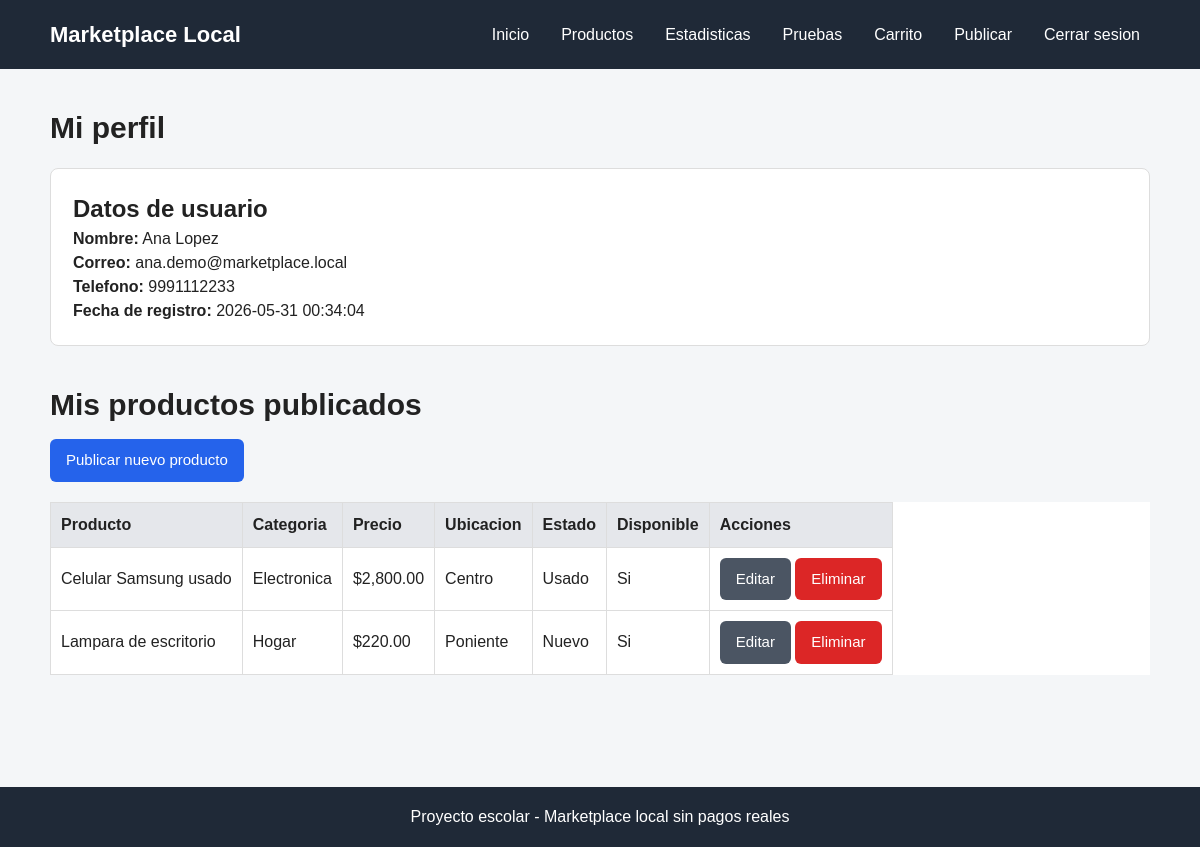
The app's page /perfil.php (signed in) with its own data.
### tables this page shows
CREATE TABLE usuarios (
    id_usuario INT AUTO_INCREMENT PRIMARY KEY,
    nombre VARCHAR(100) NOT NULL,
    correo VARCHAR(100) NOT NULL UNIQUE,
    password VARCHAR(255) NOT NULL,
    telefono VARCHAR(20),
    fecha_registro TIMESTAMP DEFAULT CURRENT_TIMESTAMP
);

CREATE TABLE productos (
    id_producto INT AUTO_INCREMENT PRIMARY KEY,
    id_usuario INT NOT NULL,
    id_categoria INT NOT NULL,
    nombre VARCHAR(120) NOT NULL,
    descripcion TEXT NOT NULL,
    precio DECIMAL(10,2) NOT NULL,
    ubicacion VARCHAR(120) NOT NULL,
    estado ENUM('Nuevo', 'Usado') NOT NULL,
    imagen VARCHAR(255),
    disponible TINYINT(1) DEFAULT 1,
    fecha_publicacion TIMESTAMP DEFAULT CURRENT_TIMESTAMP,
    FOREIGN KEY (id_usuario) REFERENCES usuarios(id_usuario)
        ON DELETE CASCADE,
    FOREIGN KEY (id_categoria) REFERENCES categorias(id_categoria)
        ON DELETE RESTRICT
);

CREATE TABLE categorias (
    id_categoria INT AUTO_INCREMENT PRIMARY KEY,
    nombre VARCHAR(80) NOT NULL
);

### perfil.php (the view, shortened to what this page needs)
<?php
require_once "conexion.php";
$id_usuario = $_SESSION["id_usuario"];
$consulta_usuario = $conexion->prepare(
    "SELECT nombre, correo, telefono, fecha_registro FROM usuarios WHERE id_usuario = ?"
);
$consulta_usuario->bind_param("i", $id_usuario);
$consulta_usuario->execute();
$usuario = $consulta_usuario->get_result()->fetch_assoc();
$consulta_productos = $conexion->prepare(
    "SELECT productos.*, categorias.nombre AS categoria
     FROM productos
     INNER JOIN categorias ON productos.id_categoria = categorias.id_categoria
     WHERE productos.id_usuario = ?
     ORDER BY productos.fecha_publicacion DESC"
);
$consulta_productos->bind_param("i", $id_usuario);
$consulta_productos->execute();
$productos = $consulta_productos->get_result();
?>
<!DOCTYPE html>
<html lang="es">
<head>
    <link rel="stylesheet" href="css/estilos.css">
</head>
<body>
    <header class="encabezado">
        <div class="contenedor barra-navegacion">
            <a class="logo" href="index.php">Marketplace Local</a>
            <nav>
                <ul class="menu">
                    <li><a href="index.php">Inicio</a></li>
                    <li><a href="productos.php">Productos</a></li>
                    <li><a href="estadisticas.php">Estadisticas</a></li>
                    <li><a href="pruebas.php">Pruebas</a></li>
                    <li><a href="carrito.php">Carrito</a></li>
                    <li><a href="publicar.php">Publicar</a></li>
                    <li><a href="logout.php">Cerrar sesion</a></li>
                </ul>
            </nav>
        </div>
    </header>
    <main class="seccion">
        <div class="contenedor">
            <h1 class="titulo">Mi perfil</h1>
            <section class="formulario">
                <h2>Datos de usuario</h2>
                <p><strong>Nombre:</strong> <?php echo htmlspecialchars($usuario["nombre"]); ?></p>
                <p><strong>Correo:</strong> <?php echo htmlspecialchars($usuario["correo"]); ?></p>
                <?php if (!empty($usuario["telefono"])): ?>
                    <p><strong>Telefono:</strong> <?php echo htmlspecialchars($usuario["telefono"]); ?></p>
                <?php endif; ?>
                <p><strong>Fecha de registro:</strong> <?php echo $usuario["fecha_registro"]; ?></p>
            </section>
            <section class="seccion">
                <h2 class="titulo">Mis productos publicados</h2>
                <a class="boton" href="publicar.php">Publicar nuevo producto</a>
                <?php if ($productos->num_rows > 0): ?>
                    <table class="tabla">
                        <thead>
                            <tr>
                                <th>Producto</th>
                                <th>Categoria</th>
                                <th>Precio</th>
                                <th>Ubicacion</th>
                                <th>Estado</th>
                                <th>Disponible</th>
                                <th>Acciones</th>
                            </tr>
                        </thead>
                        <tbody>
                            <?php while ($producto = $productos->fetch_assoc()): ?>
                                <tr>
                                    <td>
                                        <a href="detalle.php?id=<?php echo $producto["id_producto"]; ?>">
                                            <?php echo htmlspecialchars($producto["nombre"]); ?>
                                        </a>
                                    </td>
                                    <td><?php echo htmlspecialchars($producto["categoria"]); ?></td>
                                    <td>$<?php echo number_format($producto["precio"], 2); ?></td>
                                    <td><?php echo htmlspecialchars($producto["ubicacion"]); ?></td>
                                    <td><?php echo htmlspecialchars($producto["estado"]); ?></td>
                                    <td>
                                        <?php echo $producto["disponible"] == 1 ? "Si" : "No"; ?>
                                    </td>
                                    <td>
                                        <a
                                            class="boton boton-secundario"
                                            href="editar_producto.php?id=<?php echo $producto["id_producto"]; ?>"
                                        >
                                            Editar
                                        </a>
                                        <a
                                            class="boton boton-peligro"
                                            href="eliminar_producto.php?id=<?php echo $producto["id_producto"]; ?>"
                                        >
                                            Eliminar
                                        </a>
                                    </td>
                                </tr>
                            <?php endwhile; ?>
                        </tbody>
                    </table>
                <?php else: ?>
                    <p class="texto">Todavia no has publicado productos.</p>
                <?php endif; ?>
            </section>
        </div>
    </main>
    <footer class="pie">
        <div class="contenedor">
            <p>Proyecto escolar - Marketplace local sin pagos reales</p>
        </div>
    </footer>
</body>
</html>

### css/estilos.css (style rules this page uses)
* { box-sizing: border-box; margin: 0; padding: 0; }
body { background-color: #f4f6f8; color: #222; font-family: Arial, Helvetica, sans-serif; line-height: 1.5; }
a { color: inherit; text-decoration: none; }
.contenedor { width: min(1100px, 92%); margin: 0 auto; }
.encabezado { background-color: #1f2937; color: #fff; padding: 18px 0; }
.barra-navegacion { align-items: center; display: flex; flex-wrap: wrap; gap: 16px; justify-content: space-between; }
.logo { font-size: 22px; font-weight: bold; }
.menu { display: flex; flex-wrap: wrap; gap: 12px; list-style: none; }
.menu a { border-radius: 6px; padding: 8px 10px; }
.seccion { padding: 36px 0; }
.titulo { font-size: 30px; margin-bottom: 12px; }
.boton, button, input[type="submit"] { background-color: #2563eb; border: none; border-radius: 6px; color: #fff; cursor: pointer; display: inline-block; font-size: 15px; padding: 10px 16px; }
.boton-secundario { background-color: #4b5563; }
.boton-peligro { background-color: #dc2626; }
.formulario { background-color: #fff; border: 1px solid #ddd; border-radius: 8px; margin-top: 18px; padding: 22px; }
.tabla { background-color: #fff; border-collapse: collapse; display: block; margin-top: 20px; overflow-x: auto; width: 100%; }
.tabla th, .tabla td { border: 1px solid #ddd; padding: 10px; text-align: left; white-space: nowrap; }
.tabla th { background-color: #e5e7eb; }
.pie { background-color: #1f2937; color: #fff; margin-top: 40px; padding: 18px 0; text-align: center; }

### records on screen
usuarios: nombre "Ana Lopez", correo "ana.demo@marketplace.local", telefono "9991112233", fecha_registro "2026-05-31 00:34:04"
productos: nombre "Celular Samsung usado", id_categoria.nombre "Electronica", precio "2,800.00", ubicacion "Centro", estado "Usado", disponible "Si"
productos: nombre "Lampara de escritorio", id_categoria.nombre "Hogar", precio "220.00", ubicacion "Poniente", estado "Nuevo", disponible "Si"
